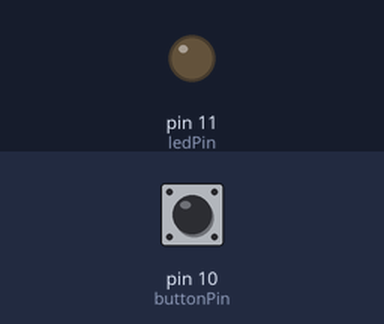
A sketch run on a simulated Arduino Uno, built with avr-gcc and run on an emulated ATmega328P. Parts: output pins drawn as LEDs (lit = HIGH). The inputs (shaded band) are chosen by the test bench; at power-on: pin 10 (buttonPin) LOW. At 2.0 s the program stops and its outputs stay as they are.

Above: at 0.1 s.
At 2.1 s:
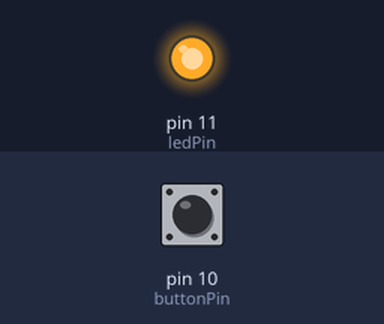
Timing chart, 0 to 3.5 s (numbered marks = the images above):
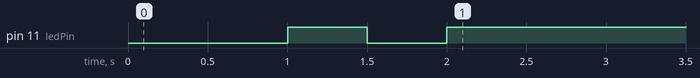

Measured:
- by itself, pin 11 (ledPin): LOW → HIGH at 1.0 s, → LOW 0.50 s later, → HIGH 0.50 s later

The sketch:

PodButtonTest.ino
```cpp
//Test Pod Button

int ledPin = 11;
int buttonPin = 10;

int buttonState;
int lastButtonState = LOW;

long lastDebounceTime = 0;
long debounceDelay = 1000;

//bool activated = false;

void setup() {
  pinMode(ledPin, OUTPUT);
  pinMode(buttonPin, INPUT);

}

void loop() {
  while (true) {

    //Wait for button press:
    int reading = digitalRead(buttonPin);
    if (reading != LOW) {
      lastDebounceTime = millis();
    }
    if ((millis() - lastDebounceTime) > debounceDelay) {
      break;
    }

  }
  while (true) {
    //Blink
    digitalWrite(ledPin, HIGH);
    delay(500);
    digitalWrite(ledPin, LOW);
    delay(500);

    //Wait for button press:
    int reading = digitalRead(buttonPin);
    if (reading != LOW) {
      lastDebounceTime = millis();
    }
    if ((millis() - lastDebounceTime) > debounceDelay) {
      break;
    }
  }
  while (true) {
    digitalWrite(ledPin, HIGH); //for eternity
  }
}
```
